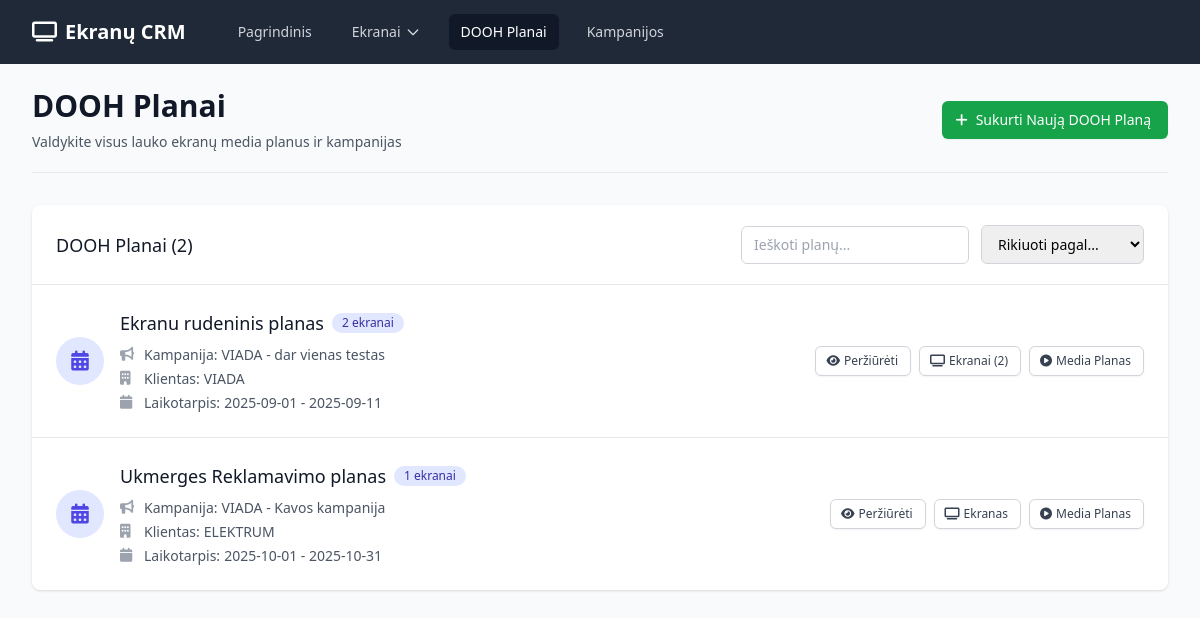
Before: /dooh-plans with the older database file.
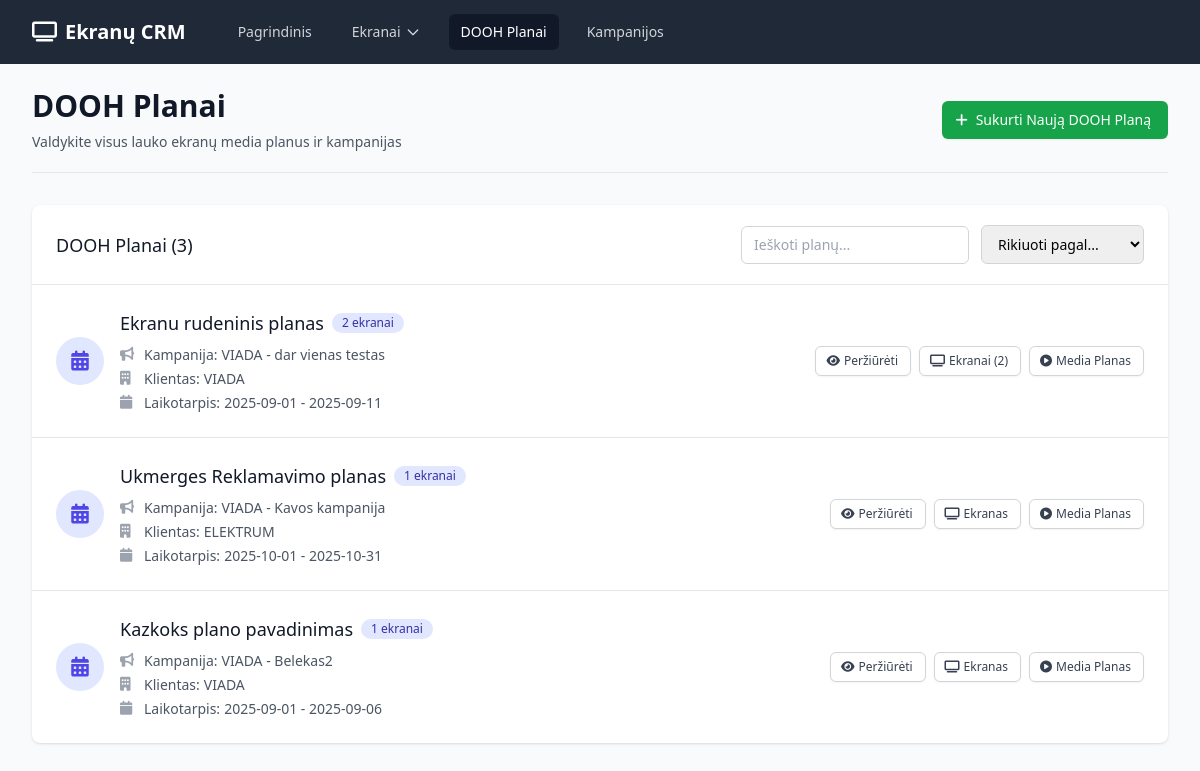
After: the same page with the newer database file.
### app.py (models this page shows)
class DOOHPlan(db.Model):
    id = db.Column(db.Integer, primary_key=True)
    campaign_id = db.Column(db.Integer, db.ForeignKey('campaign.id'), nullable=False)
    name = db.Column(db.String(100), nullable=False)
    start_date = db.Column(db.Date, nullable=False)
    end_date = db.Column(db.Date, nullable=False)
    created_at = db.Column(db.DateTime, default=datetime.utcnow)
    screen_bookings = db.relationship('ScreenBooking', backref='dooh_plan', lazy=True, cascade='all, delete-orphan')

class Campaign(db.Model):
    id = db.Column(db.Integer, primary_key=True)
    client_id = db.Column(db.Integer, db.ForeignKey('client.id'), nullable=False)
    name = db.Column(db.String(100), nullable=False)
    description = db.Column(db.Text)
    start_date = db.Column(db.Date)
    end_date = db.Column(db.Date)
    budget = db.Column(db.Float)
    created_at = db.Column(db.DateTime, default=datetime.utcnow)
    dooh_plans = db.relationship('DOOHPlan', backref='campaign', lazy=True, cascade='all, delete-orphan')

class Client(db.Model):
    id = db.Column(db.Integer, primary_key=True)
    name = db.Column(db.String(100), nullable=False)
    email = db.Column(db.String(100))
    phone = db.Column(db.String(20))
    contact_person = db.Column(db.String(100))
    company = db.Column(db.String(100))
    created_at = db.Column(db.DateTime, default=datetime.utcnow)
    campaigns = db.relationship('Campaign', backref='client', lazy=True, cascade='all, delete-orphan')

### app.py (the view)
@app.route('/dooh-plans')
def dooh_plans():
    plans = DOOHPlan.query.all()
    return render_template('dooh_plans.html', plans=plans)

### templates/dooh_plans.html (shortened to what this page needs)
{% extends "base.html" %}
{% block content %}
<div class="pb-5 border-b border-gray-200 mb-8">
    <div class="flex justify-between items-center">
        <div>
            <h1 class="text-3xl font-bold text-gray-900">DOOH Planai</h1>
            <p class="mt-2 text-sm text-gray-600">Valdykite visus lauko ekranų media planus ir kampanijas</p>
        </div>
        <a href="{{ url_for('new_dooh_plan') }}" class="inline-flex items-center px-4 py-2 border border-transparent text-sm font-medium rounded-md shadow-sm text-white bg-green-600 hover:bg-green-700 focus:outline-none focus:ring-2 focus:ring-offset-2 focus:ring-green-500">
            <i class="fas fa-plus -ml-1 mr-2"></i>
            Sukurti Naują DOOH Planą
        </a>
    </div>
</div>
{% if plans %}
<div class="bg-white shadow overflow-hidden sm:rounded-lg mb-8">
    <div class="px-4 py-5 sm:px-6">
        <div class="flex justify-between items-center">
            <h3 class="text-lg leading-6 font-medium text-gray-900">DOOH Planai ({{ plans|length }})</h3>
            <div class="flex items-center space-x-3">
                <input type="text" id="planFilter" placeholder="Ieškoti planų..."
                       class="px-3 py-2 border border-gray-300 rounded-md text-sm focus:outline-none focus:ring-indigo-500 focus:border-indigo-500">
                <select id="sortBy" class="px-3 py-2 border border-gray-300 rounded-md text-sm focus:outline-none focus:ring-indigo-500 focus:border-indigo-500">
                    <option value="">Rikiuoti pagal...</option>
                </select>
            </div>
        </div>
    </div>
    <div class="border-t border-gray-200">
        <ul class="divide-y divide-gray-200" id="plansList">
            {% for plan in plans %}
            <li class="plan-item hover:bg-gray-50">
                <div class="px-4 py-6 sm:px-6">
                    <div class="flex items-center justify-between">
                        <div class="flex items-center">
                            <div class="flex-shrink-0">
                                <div class="h-12 w-12 rounded-full bg-indigo-100 flex items-center justify-center">
                                    <i class="fas fa-calendar-alt text-indigo-600 text-xl"></i>
                                </div>
                            </div>
                            <div class="ml-4">
                                <div class="flex items-center">
                                    <p class="text-lg font-medium text-gray-900 plan-name">{{ plan.name }}</p>
                                    <span class="ml-2 inline-flex items-center px-2.5 py-0.5 rounded-full text-xs font-medium bg-indigo-100 text-indigo-800">
                                        {{ plan.screen_bookings|length }} ekranai
                                    </span>
                                </div>
                                <div class="mt-2 space-y-1">
                                    <div class="flex items-center text-sm text-gray-600">
                                        <i class="fas fa-bullhorn w-4 h-4 mr-2 text-gray-400"></i>
                                        <span class="font-medium">Kampanija:</span>
                                        <span class="ml-1">{{ plan.campaign.name }}</span>
                                    </div>
                                    <div class="flex items-center text-sm text-gray-600">
                                        <i class="fas fa-building w-4 h-4 mr-2 text-gray-400"></i>
                                        <span class="font-medium">Klientas:</span>
                                        <span class="ml-1">{{ plan.campaign.client.name }}</span>
                                    </div>
                                    <div class="flex items-center text-sm text-gray-600">
                                        <i class="fas fa-calendar w-4 h-4 mr-2 text-gray-400"></i>
                                        <span class="font-medium">Laikotarpis:</span>
                                        <span class="ml-1">{{ plan.start_date.strftime('%Y-%m-%d') }} - {{ plan.end_date.strftime('%Y-%m-%d') }}</span>
                                    </div>
                                </div>
                            </div>
                        </div>
                        <div class="flex items-center space-x-2">
                            <a href="{{ url_for('dooh_plan_detail', id=plan.id) }}"
                               class="inline-flex items-center px-3 py-1.5 border border-gray-300 shadow-sm text-xs font-medium rounded-md text-gray-700 bg-white hover:bg-gray-50 focus:outline-none focus:ring-2 focus:ring-offset-2 focus:ring-indigo-500">
                                <i class="fas fa-eye -ml-0.5 mr-1"></i>
                                Peržiūrėti
                            </a>
                            {% if plan.screen_bookings|length == 1 %}
                            <a href="{{ url_for('screen_detail', id=plan.screen_bookings[0].screen.id) }}"
                               class="inline-flex items-center px-3 py-1.5 border border-gray-300 shadow-sm text-xs font-medium rounded-md text-gray-700 bg-white hover:bg-gray-50 focus:outline-none focus:ring-2 focus:ring-offset-2 focus:ring-indigo-500">
                                <i class="fas fa-tv -ml-0.5 mr-1"></i>
                                Ekranas
                            </a>
                            {% else %}
                            <a href="{{ url_for('dooh_plan_screens', id=plan.id) }}"
                               class="inline-flex items-center px-3 py-1.5 border border-gray-300 shadow-sm text-xs font-medium rounded-md text-gray-700 bg-white hover:bg-gray-50 focus:outline-none focus:ring-2 focus:ring-offset-2 focus:ring-indigo-500">
                                <i class="fas fa-tv -ml-0.5 mr-1"></i>
                                Ekranai ({{ plan.screen_bookings|length }})
                            </a>
                            {% endif %}
                            <a href="{{ url_for('dooh_plan_media', id=plan.id) }}"
                               class="inline-flex items-center px-3 py-1.5 border border-gray-300 shadow-sm text-xs font-medium rounded-md text-gray-700 bg-white hover:bg-gray-50 focus:outline-none focus:ring-2 focus:ring-offset-2 focus:ring-yellow-500">
                                <i class="fas fa-play-circle -ml-0.5 mr-1"></i>
                                Media Planas
                            </a>
                        </div>
                    </div>
                </div>
            </li>
            {% endfor %}
        </ul>
    </div>
</div>
{% endif %}
{% endblock %}

### templates/base.html (shortened to what this page needs)
<!DOCTYPE html>
<html lang="lt" class="h-full bg-gray-50">
<head>
    <script src="https://cdn.tailwindcss.com"></script>
    <link rel="stylesheet" href="https://cdnjs.cloudflare.com/ajax/libs/font-awesome/6.4.0/css/all.min.css">
</head>
<body class="h-full">
    <div class="min-h-full">
        <nav class="bg-gray-800">
            <div class="mx-auto max-w-7xl px-4 sm:px-6 lg:px-8">
                <div class="flex h-16 items-center justify-between">
                    <div class="flex items-center">
                        <div class="flex-shrink-0">
                            <h1 class="text-white text-xl font-bold">
                                <i class="fas fa-tv mr-2"></i>Ekranų CRM
                            </h1>
                        </div>
                        <div class="hidden md:block">
                            <div class="ml-10 flex items-baseline space-x-4">
                                <a href="{{ url_for('index') }}"
                                   class="{% if request.endpoint == 'index' %}bg-gray-900 text-white{% else %}text-gray-300 hover:bg-gray-700 hover:text-white{% endif %} rounded-md px-3 py-2 text-sm font-medium">
                                    Pagrindinis
                                </a>
                                <div class="relative group">
                                    <button class="{% if request.endpoint and ('provider' in request.endpoint or 'screen' in request.endpoint) %}bg-gray-900 text-white{% else %}text-gray-300 hover:bg-gray-700 hover:text-white{% endif %} rounded-md px-3 py-2 text-sm font-medium inline-flex items-center">
                                        Ekranai
                                        <svg class="ml-1 h-4 w-4" fill="none" stroke="currentColor" viewBox="0 0 24 24">
                                            <path stroke-linecap="round" stroke-linejoin="round" stroke-width="2" d="M19 9l-7 7-7-7"></path>
                                        </svg>
                                    </button>
                                </div>
                                <a href="{{ url_for('dooh_plans') }}"
                                   class="{% if 'dooh_plan' in request.endpoint %}bg-gray-900 text-white{% else %}text-gray-300 hover:bg-gray-700 hover:text-white{% endif %} rounded-md px-3 py-2 text-sm font-medium">
                                    DOOH Planai
                                </a>
                                <a href="{{ url_for('campaigns') }}"
                                   class="{% if 'campaign' in request.endpoint %}bg-gray-900 text-white{% else %}text-gray-300 hover:bg-gray-700 hover:text-white{% endif %} rounded-md px-3 py-2 text-sm font-medium">
                                    Kampanijos
                                </a>
                            </div>
                        </div>
                    </div>
                </div>
            </div>
        </nav>
        <main class="py-6">
            <div class="mx-auto max-w-7xl px-4 sm:px-6 lg:px-8">
                {% block content %}{% endblock %}
            </div>
        </main>
    </div>
</body>
</html>

Changed rows visible on the page:
added DOOHPlan: name "Kazkoks plano pavadinimas", screen_bookings|length "1", campaign.name "VIADA - Belekas2", campaign.client.name "VIADA", start_date "2025-09-01", end_date "2025-09-06"
Other visible differences:
{{ plans|length }}: "2" → "3"
